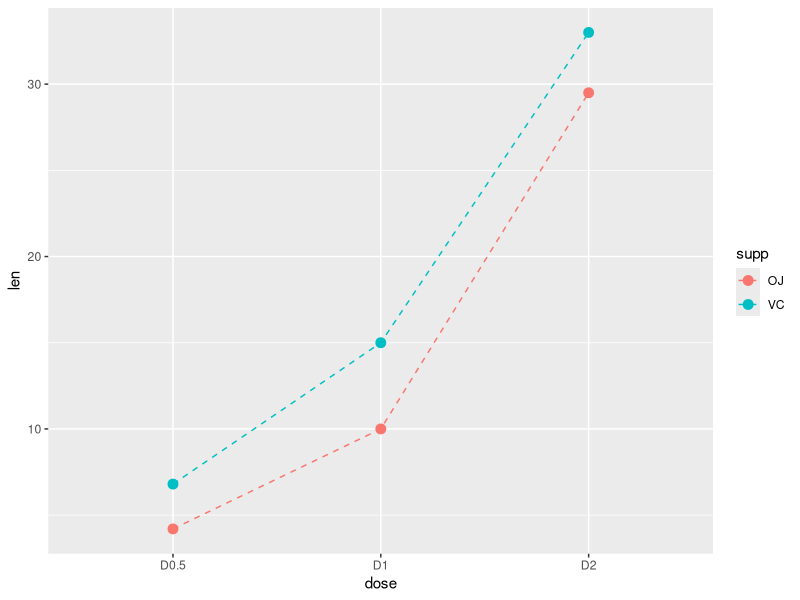

Write the R code that produced this figure.
library(ggplot2)

sample_1 <- data.frame(dose=c("D0.5", "D1", "D2"),
                 len=c(4.2, 10, 29.5))

sample_2 <- data.frame(supp=rep(c("VC", "OJ"), each=3),
                  dose=rep(c("D0.5", "D1", "D2"),2),
                  len=c(6.8, 15, 33, 4.2, 10, 29.5))

# Plot with 2 lines
p <- ggplot(sample_2, aes(x=dose, y=len, group=supp)) +
  geom_line(linetype ="dashed", aes(color=supp)) 

# add points then change point size
p + geom_point(size = 3, aes(color=supp))



